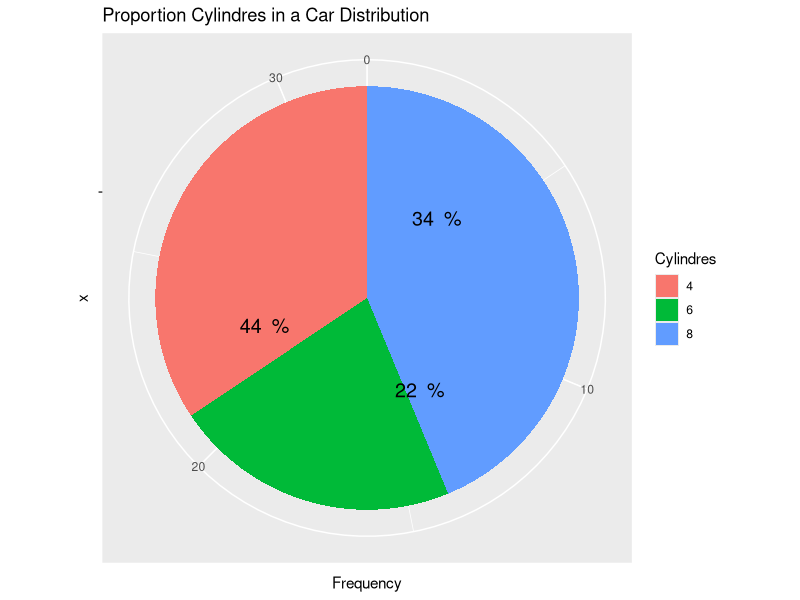

Source code (R):
library(ggplot2)
t<-table(mtcars$cyl)
x<-as.data.frame(t)
colnames(x)<-c("Cylindres", "Frequency")
bp <- ggplot(x, aes(x ="",y=Frequency, fill = Cylindres)) +
  geom_bar(width = 1,  stat = "identity") +labs (title="Proportion Cylindres in a Car Distribution")
pie <-bp+coord_polar("y", start=0)
pie +   geom_text(aes(y = Frequency/3 + c(0, cumsum(Frequency)[-length(Frequency)]), 
                      label = paste(round(Frequency/sum(Frequency) * 100), " %")), size=5)
